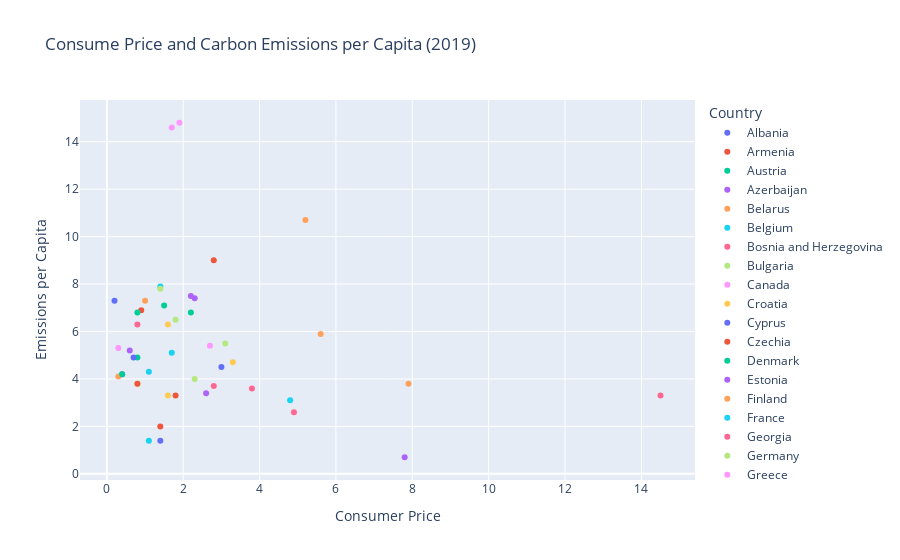

Notebook code cell kept with this figure:
### Code cell
#Graph
import plotly.express as px
fig = px.scatter(
    filtered_un_merged,
    x="Value_x",  # x-axis (Consumer Price)
    y="Value_y",  # y-axis (Emissions per Capita)
    color="Country",
    title="Consume Price and Carbon Emissions per Capita (2019)",
    labels={"Value_x": "Consumer Price", "Value_y": "Emissions per Capita"},
)

# Show the plot
fig.show()

### Figure 1 — Plotly figure (JSON) as saved in the notebook; plotly's stock layout.template omitted (floating-point values rounded to 4 significant figures)
{"data": [{"hovertemplate": "Country=Albania<br>Consumer Price=%{x}<br>Emissions per Capita=%{y}<extra></extra>", "legendgroup": "Albania", "marker": {"color": "#636efa", "symbol": "circle"}, "mode": "markers", "name": "Albania", "orientation": "v", "showlegend": true, "type": "scatter", "x": [1.4], "xaxis": "x", "y": [1.4], "yaxis": "y"}, {"hovertemplate": "Country=Armenia<br>Consumer Price=%{x}<br>Emissions per Capita=%{y}<extra></extra>", "legendgroup": "Armenia", "marker": {"color": "#EF553B", "symbol": "circle"}, "mode": "markers", "name": "Armenia", "orientation": "v", "showlegend": true, "type": "scatter", "x": [1.4], "xaxis": "x", "y": [2], "yaxis": "y"}, {"hovertemplate": "Country=Austria<br>Consumer Price=%{x}<br>Emissions per Capita=%{y}<extra></extra>", "legendgroup": "Austria", "marker": {"color": "#00cc96", "symbol": "circle"}, "mode": "markers", "name": "Austria", "orientation": "v", "showlegend": true, "type": "scatter", "x": [1.5], "xaxis": "x", "y": [7.1], "yaxis": "y"}, {"hovertemplate": "Country=Azerbaijan<br>Consumer Price=%{x}<br>Emissions per Capita=%{y}<extra></extra>", "legendgroup": "Azerbaijan", "marker": {"color": "#ab63fa", "symbol": "circle"}, "mode": "markers", "name": "Azerbaijan", "orientation": "v", "showlegend": true, "type": "scatter", "x": [2.6], "xaxis": "x", "y": [3.4], "yaxis": "y"}, {"hovertemplate": "Country=Belarus<br>Consumer Price=%{x}<br>Emissions per Capita=%{y}<extra></extra>", "legendgroup": "Belarus", "marker": {"color": "#FFA15A", "symbol": "circle"}, "mode": "markers", "name": "Belarus", "orientation": "v", "showlegend": true, "type": "scatter", "x": [5.6], "xaxis": "x", "y": [5.9], "yaxis": "y"}, {"hovertemplate": "Country=Belgium<br>Consumer Price=%{x}<br>Emissions per Capita=%{y}<extra></extra>", "legendgroup": "Belgium", "marker": {"color": "#19d3f3", "symbol": "circle"}, "mode": "markers", "name": "Belgium", "orientation": "v", "showlegend": true, "type": "scatter", "x": [1.4], "xaxis": "x", "y": [7.9], "yaxis": "y"}, {"hovertemplate": "Country=Bosnia and Herzegovina<br>Consumer Price=%{x}<br>Emissions per Capita=%{y}<extra></extra>", "legendgroup": "Bosnia and Herzegovina", "marker": {"color": "#FF6692", "symbol": "circle"}, "mode": "markers", "name": "Bosnia and Herzegovina", "orientation": "v", "showlegend": true, "type": "scatter", "x": [0.8], "xaxis": "x", "y": [6.3], "yaxis": "y"}, {"hovertemplate": "Country=Bulgaria<br>Consumer Price=%{x}<br>Emissions per Capita=%{y}<extra></extra>", "legendgroup": "Bulgaria", "marker": {"color": "#B6E880", "symbol": "circle"}, "mode": "markers", "name": "Bulgaria", "orientation": "v", "showlegend": true, "type": "scatter", "x": [3.1], "xaxis": "x", "y": [5.5], "yaxis": "y"}, {"hovertemplate": "Country=Canada<br>Consumer Price=%{x}<br>Emissions per Capita=%{y}<extra></extra>", "legendgroup": "Canada", "marker": {"color": "#FF97FF", "symbol": "circle"}, "mode": "markers", "name": "Canada", "orientation": "v", "showlegend": true, "type": "scatter", "x": [1.9], "xaxis": "x", "y": [14.8], "yaxis": "y"}, {"hovertemplate": "Country=Croatia<br>Consumer Price=%{x}<br>Emissions per Capita=%{y}<extra></extra>", "legendgroup": "Croatia", "marker": {"color": "#FECB52", "symbol": "circle"}, "mode": "markers", "name": "Croatia", "orientation": "v", "showlegend": true, "type": "scatter", "x": [0.8], "xaxis": "x", "y": [3.8], "yaxis": "y"}, {"hovertemplate": "Country=Cyprus<br>Consumer Price=%{x}<br>Emissions per Capita=%{y}<extra></extra>", "legendgroup": "Cyprus", "marker": {"color": "#636efa", "symbol": "circle"}, "mode": "markers", "name": "Cyprus", "orientation": "v", "showlegend": true, "type": "scatter", "x": [0.2], "xaxis": "x", "y": [7.3], "yaxis": "y"}, {"hovertemplate": "Country=Czechia<br>Consumer Price=%{x}<br>Emissions per Capita=%{y}<extra></extra>", "legendgroup": "Czechia", "marker": {"color": "#EF553B", "symbol": "circle"}, "mode": "markers", "name": "Czechia", "orientation": "v", "showlegend": true, "type": "scatter", "x": [2.8], "xaxis": "x", "y": [9], "yaxis": "y"}, {"hovertemplate": "Country=Denmark<br>Consumer Price=%{x}<br>Emissions per Capita=%{y}<extra></extra>", "legendgroup": "Denmark", "marker": {"color": "#00cc96", "symbol": "circle"}, "mode": "markers", "name": "Denmark", "orientation": "v", "showlegend": true, "type": "scatter", "x": [0.8], "xaxis": "x", "y": [4.9], "yaxis": "y"}, {"hovertemplate": "Country=Estonia<br>Consumer Price=%{x}<br>Emissions per Capita=%{y}<extra></extra>", "legendgroup": "Estonia", "marker": {"color": "#ab63fa", "symbol": "circle"}, "mode": "markers", "name": "Estonia", "orientation": "v", "showlegend": true, "type": "scatter", "x": [2.3], "xaxis": "x", "y": [7.4], "yaxis": "y"}, {"hovertemplate": "Country=Finland<br>Consumer Price=%{x}<br>Emissions per Capita=%{y}<extra></extra>", "legendgroup": "Finland", "marker": {"color": "#FFA15A", "symbol": "circle"}, "mode": "markers", "name": "Finland", "orientation": "v", "showlegend": true, "type": "scatter", "x": [1], "xaxis": "x", "y": [7.3], "yaxis": "y"}, {"hovertemplate": "Country=France<br>Consumer Price=%{x}<br>Emissions per Capita=%{y}<extra></extra>", "legendgroup": "France", "marker": {"color": "#19d3f3", "symbol": "circle"}, "mode": "markers", "name": "France", "orientation": "v", "showlegend": true, "type": "scatter", "x": [1.1], "xaxis": "x", "y": [4.3], "yaxis": "y"}, {"hovertemplate": "Country=Georgia<br>Consumer Price=%{x}<br>Emissions per Capita=%{y}<extra></extra>", "legendgroup": "Georgia", "marker": {"color": "#FF6692", "symbol": "circle"}, "mode": "markers", "name": "Georgia", "orientation": "v", "showlegend": true, "type": "scatter", "x": [4.9], "xaxis": "x", "y": [2.6], "yaxis": "y"}, {"hovertemplate": "Country=Germany<br>Consumer Price=%{x}<br>Emissions per Capita=%{y}<extra></extra>", "legendgroup": "Germany", "marker": {"color": "#B6E880", "symbol": "circle"}, "mode": "markers", "name": "Germany", "orientation": "v", "showlegend": true, "type": "scatter", "x": [1.4], "xaxis": "x", "y": [7.8], "yaxis": "y"}, {"hovertemplate": "Country=Greece<br>Consumer Price=%{x}<br>Emissions per Capita=%{y}<extra></extra>", "legendgroup": "Greece", "marker": {"color": "#FF97FF", "symbol": "circle"}, "mode": "markers", "name": "Greece", "orientation": "v", "showlegend": true, "type": "scatter", "x": [0.3], "xaxis": "x", "y": [5.3], "yaxis": "y"}, {"hovertemplate": "Country=Hungary<br>Consumer Price=%{x}<br>Emissions per Capita=%{y}<extra></extra>", "legendgroup": "Hungary", "marker": {"color": "#FECB52", "symbol": "circle"}, "mode": "markers", "name": "Hungary", "orientation": "v", "showlegend": true, "type": "scatter", "x": [3.3], "xaxis": "x", "y": [4.7], "yaxis": "y"}, {"hovertemplate": "Country=Iceland<br>Consumer Price=%{x}<br>Emissions per Capita=%{y}<extra></extra>", "legendgroup": "Iceland", "marker": {"color": "#636efa", "symbol": "circle"}, "mode": "markers", "name": "Iceland", "orientation": "v", "showlegend": true, "type": "scatter", "x": [3], "xaxis": "x", "y": [4.5], "yaxis": "y"}, {"hovertemplate": "Country=Ireland<br>Consumer Price=%{x}<br>Emissions per Capita=%{y}<extra></extra>", "legendgroup": "Ireland", "marker": {"color": "#EF553B", "symbol": "circle"}, "mode": "markers", "name": "Ireland", "orientation": "v", "showlegend": true, "type": "scatter", "x": [0.9], "xaxis": "x", "y": [6.9], "yaxis": "y"}, {"hovertemplate": "Country=Israel<br>Consumer Price=%{x}<br>Emissions per Capita=%{y}<extra></extra>", "legendgroup": "Israel", "marker": {"color": "#00cc96", "symbol": "circle"}, "mode": "markers", "name": "Israel", "orientation": "v", "showlegend": true, "type": "scatter", "x": [0.8], "xaxis": "x", "y": [6.8], "yaxis": "y"}, {"hovertemplate": "Country=Italy<br>Consumer Price=%{x}<br>Emissions per Capita=%{y}<extra></extra>", "legendgroup": "Italy", "marker": {"color": "#ab63fa", "symbol": "circle"}, "mode": "markers", "name": "Italy", "orientation": "v", "showlegend": true, "type": "scatter", "x": [0.6], "xaxis": "x", "y": [5.2], "yaxis": "y"}, {"hovertemplate": "Country=Kazakhstan<br>Consumer Price=%{x}<br>Emissions per Capita=%{y}<extra></extra>", "legendgroup": "Kazakhstan", "marker": {"color": "#FFA15A", "symbol": "circle"}, "mode": "markers", "name": "Kazakhstan", "orientation": "v", "showlegend": true, "type": "scatter", "x": [5.2], "xaxis": "x", "y": [10.7], "yaxis": "y"}, {"hovertemplate": "Country=Kyrgyzstan<br>Consumer Price=%{x}<br>Emissions per Capita=%{y}<extra></extra>", "legendgroup": "Kyrgyzstan", "marker": {"color": "#19d3f3", "symbol": "circle"}, "mode": "markers", "name": "Kyrgyzstan", "orientation": "v", "showlegend": true, "type": "scatter", "x": [1.1], "xaxis": "x", "y": [1.4], "yaxis": "y"}, {"hovertemplate": "Country=Latvia<br>Consumer Price=%{x}<br>Emissions per Capita=%{y}<extra></extra>", "legendgroup": "Latvia", "marker": {"color": "#FF6692", "symbol": "circle"}, "mode": "markers", "name": "Latvia", "orientation": "v", "showlegend": true, "type": "scatter", "x": [2.8], "xaxis": "x", "y": [3.7], "yaxis": "y"}, {"hovertemplate": "Country=Lithuania<br>Consumer Price=%{x}<br>Emissions per Capita=%{y}<extra></extra>", "legendgroup": "Lithuania", "marker": {"color": "#B6E880", "symbol": "circle"}, "mode": "markers", "name": "Lithuania", "orientation": "v", "showlegend": true, "type": "scatter", "x": [2.3], "xaxis": "x", "y": [4], "yaxis": "y"}, {"hovertemplate": "Country=Luxembourg<br>Consumer Price=%{x}<br>Emissions per Capita=%{y}<extra></extra>", "legendgroup": "Luxembourg", "marker": {"color": "#FF97FF", "symbol": "circle"}, "mode": "markers", "name": "Luxembourg", "orientation": "v", "showlegend": true, "type": "scatter", "x": [1.7], "xaxis": "x", "y": [14.6], "yaxis": "y"}, {"hovertemplate": "Country=Malta<br>Consumer Price=%{x}<br>Emissions per Capita=%{y}<extra></extra>", "legendgroup": "Malta", "marker": {"color": "#FECB52", "symbol": "circle"}, "mode": "markers", "name": "Malta", "orientation": "v", "showlegend": true, "type": "scatter", "x": [1.6], "xaxis": "x", "y": [3.3], "yaxis": "y"}, {"hovertemplate": "Country=Montenegro<br>Consumer Price=%{x}<br>Emissions per Capita=%{y}<extra></extra>", "legendgroup": "Montenegro", "marker": {"color": "#636efa", "symbol": "circle"}, "mode": "markers", "name": "Montenegro", "orientation": "v", "showlegend": true, "type": "scatter", "x": [0.4], "xaxis": "x", "y": [4.2], "yaxis": "y"}, {"hovertemplate": "Country=North Macedonia<br>Consumer Price=%{x}<br>Emissions per Capita=%{y}<extra></extra>", "legendgroup": "North Macedonia", "marker": {"color": "#EF553B", "symbol": "circle"}, "mode": "markers", "name": "North Macedonia", "orientation": "v", "showlegend": true, "type": "scatter", "x": [0.8], "xaxis": "x", "y": [3.8], "yaxis": "y"}, {"hovertemplate": "Country=Norway<br>Consumer Price=%{x}<br>Emissions per Capita=%{y}<extra></extra>", "legendgroup": "Norway", "marker": {"color": "#00cc96", "symbol": "circle"}, "mode": "markers", "name": "Norway", "orientation": "v", "showlegend": true, "type": "scatter", "x": [2.2], "xaxis": "x", "y": [6.8], "yaxis": "y"}, {"hovertemplate": "Country=Poland<br>Consumer Price=%{x}<br>Emissions per Capita=%{y}<extra></extra>", "legendgroup": "Poland", "marker": {"color": "#ab63fa", "symbol": "circle"}, "mode": "markers", "name": "Poland", "orientation": "v", "showlegend": true, "type": "scatter", "x": [2.2], "xaxis": "x", "y": [7.5], "yaxis": "y"}, {"hovertemplate": "Country=Portugal<br>Consumer Price=%{x}<br>Emissions per Capita=%{y}<extra></extra>", "legendgroup": "Portugal", "marker": {"color": "#FFA15A", "symbol": "circle"}, "mode": "markers", "name": "Portugal", "orientation": "v", "showlegend": true, "type": "scatter", "x": [0.3], "xaxis": "x", "y": [4.1], "yaxis": "y"}, {"hovertemplate": "Country=Republic of Moldova<br>Consumer Price=%{x}<br>Emissions per Capita=%{y}<extra></extra>", "legendgroup": "Republic of Moldova", "marker": {"color": "#19d3f3", "symbol": "circle"}, "mode": "markers", "name": "Republic of Moldova", "orientation": "v", "showlegend": true, "type": "scatter", "x": [4.8], "xaxis": "x", "y": [3.1], "yaxis": "y"}, {"hovertemplate": "Country=Romania<br>Consumer Price=%{x}<br>Emissions per Capita=%{y}<extra></extra>", "legendgroup": "Romania", "marker": {"color": "#FF6692", "symbol": "circle"}, "mode": "markers", "name": "Romania", "orientation": "v", "showlegend": true, "type": "scatter", "x": [3.8], "xaxis": "x", "y": [3.6], "yaxis": "y"}, {"hovertemplate": "Country=Serbia<br>Consumer Price=%{x}<br>Emissions per Capita=%{y}<extra></extra>", "legendgroup": "Serbia", "marker": {"color": "#B6E880", "symbol": "circle"}, "mode": "markers", "name": "Serbia", "orientation": "v", "showlegend": true, "type": "scatter", "x": [1.8], "xaxis": "x", "y": [6.5], "yaxis": "y"}, {"hovertemplate": "Country=Slovakia<br>Consumer Price=%{x}<br>Emissions per Capita=%{y}<extra></extra>", "legendgroup": "Slovakia", "marker": {"color": "#FF97FF", "symbol": "circle"}, "mode": "markers", "name": "Slovakia", "orientation": "v", "showlegend": true, "type": "scatter", "x": [2.7], "xaxis": "x", "y": [5.4], "yaxis": "y"}, {"hovertemplate": "Country=Slovenia<br>Consumer Price=%{x}<br>Emissions per Capita=%{y}<extra></extra>", "legendgroup": "Slovenia", "marker": {"color": "#FECB52", "symbol": "circle"}, "mode": "markers", "name": "Slovenia", "orientation": "v", "showlegend": true, "type": "scatter", "x": [1.6], "xaxis": "x", "y": [6.3], "yaxis": "y"}, {"hovertemplate": "Country=Spain<br>Consumer Price=%{x}<br>Emissions per Capita=%{y}<extra></extra>", "legendgroup": "Spain", "marker": {"color": "#636efa", "symbol": "circle"}, "mode": "markers", "name": "Spain", "orientation": "v", "showlegend": true, "type": "scatter", "x": [0.7], "xaxis": "x", "y": [4.9], "yaxis": "y"}, {"hovertemplate": "Country=Sweden<br>Consumer Price=%{x}<br>Emissions per Capita=%{y}<extra></extra>", "legendgroup": "Sweden", "marker": {"color": "#EF553B", "symbol": "circle"}, "mode": "markers", "name": "Sweden", "orientation": "v", "showlegend": true, "type": "scatter", "x": [1.8], "xaxis": "x", "y": [3.3], "yaxis": "y"}, {"hovertemplate": "Country=Switzerland<br>Consumer Price=%{x}<br>Emissions per Capita=%{y}<extra></extra>", "legendgroup": "Switzerland", "marker": {"color": "#00cc96", "symbol": "circle"}, "mode": "markers", "name": "Switzerland", "orientation": "v", "showlegend": true, "type": "scatter", "x": [0.4], "xaxis": "x", "y": [4.2], "yaxis": "y"}, {"hovertemplate": "Country=Tajikistan<br>Consumer Price=%{x}<br>Emissions per Capita=%{y}<extra></extra>", "legendgroup": "Tajikistan", "marker": {"color": "#ab63fa", "symbol": "circle"}, "mode": "markers", "name": "Tajikistan", "orientation": "v", "showlegend": true, "type": "scatter", "x": [7.8], "xaxis": "x", "y": [0.7], "yaxis": "y"}, {"hovertemplate": "Country=Ukraine<br>Consumer Price=%{x}<br>Emissions per Capita=%{y}<extra></extra>", "legendgroup": "Ukraine", "marker": {"color": "#FFA15A", "symbol": "circle"}, "mode": "markers", "name": "Ukraine", "orientation": "v", "showlegend": true, "type": "scatter", "x": [7.9], "xaxis": "x", "y": [3.8], "yaxis": "y"}, {"hovertemplate": "Country=United Kingdom<br>Consumer Price=%{x}<br>Emissions per Capita=%{y}<extra></extra>", "legendgroup": "United Kingdom", "marker": {"color": "#19d3f3", "symbol": "circle"}, "mode": "markers", "name": "United Kingdom", "orientation": "v", "showlegend": true, "type": "scatter", "x": [1.7], "xaxis": "x", "y": [5.1], "yaxis": "y"}, {"hovertemplate": "Country=Uzbekistan<br>Consumer Price=%{x}<br>Emissions per Capita=%{y}<extra></extra>", "legendgroup": "Uzbekistan", "marker": {"color": "#FF6692", "symbol": "circle"}, "mode": "markers", "name": "Uzbekistan", "orientation": "v", "showlegend": true, "type": "scatter", "x": [14.5], "xaxis": "x", "y": [3.3], "yaxis": "y"}], "layout": {"legend": {"title": {"text": "Country"}, "tracegroupgap": 0}, "title": {"text": "Consume Price and Carbon Emissions per Capita (2019)"}, "xaxis": {"anchor": "y", "domain": [0, 1], "title": {"text": "Consumer Price"}}, "yaxis": {"anchor": "x", "domain": [0, 1], "title": {"text": "Emissions per Capita"}}}}
